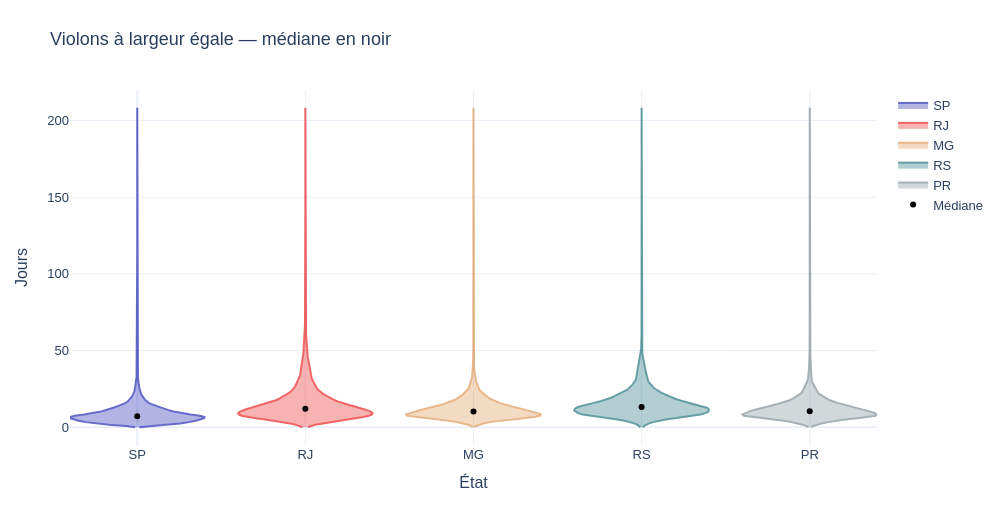

This figure's notebook cell:
### Markdown cell above
### <b><div style='padding:15px;background-color:#d8dcd6;color:#030aa7;font-size:120%;text-align: left'>Plotly</div></b>

### Code cell
ID_GRAPHIQUE = '03_05'
BIBLIOTHEQUE = 'plotly'
fig=go.Figure()
for j,s in enumerate(etats):
    largeur=.4*densites[s]/densites[s].max();fig.add_trace(go.Scatter(x=np.r_[j-largeur,(j+largeur)[::-1]],y=np.r_[grille,grille[::-1]],fill='toself',mode='lines',name=s,line_color=palette[j],opacity=.6))
fig.add_trace(go.Scatter(x=list(range(len(etats))),y=[a.loc[a.state.eq(s),'delai_jours'].median() for s in etats],mode='markers',marker_color='black',name='Médiane'))
fig.update_xaxes(tickvals=list(range(len(etats))),ticktext=etats,title='État');fig.update_yaxes(title='Jours')
montrer_plotly(fig,'Violons à largeur égale — médiane en noir')

### Figure 1 — Plotly figure (JSON) as saved in the notebook; plotly's stock layout.template omitted (floating-point values rounded to 4 significant figures; data arrays with more than 128 entries replaced by an {"elided": "..."} marker saying what was removed)
{"data": [{"fill": "toself", "line": {"color": "#030aa7"}, "mode": "lines", "name": "SP", "opacity": 0.6, "type": "scatter", "x": {"elided": "500 float values"}, "y": {"elided": "500 float values"}}, {"fill": "toself", "line": {"color": "#e50000"}, "mode": "lines", "name": "RJ", "opacity": 0.6, "type": "scatter", "x": {"elided": "500 float values"}, "y": {"elided": "500 float values"}}, {"fill": "toself", "line": {"color": "#d8863b"}, "mode": "lines", "name": "MG", "opacity": 0.6, "type": "scatter", "x": {"elided": "500 float values"}, "y": {"elided": "500 float values"}}, {"fill": "toself", "line": {"color": "#005f6a"}, "mode": "lines", "name": "RS", "opacity": 0.6, "type": "scatter", "x": {"elided": "500 float values"}, "y": {"elided": "500 float values"}}, {"fill": "toself", "line": {"color": "#6b7c85"}, "mode": "lines", "name": "PR", "opacity": 0.6, "type": "scatter", "x": {"elided": "500 float values"}, "y": {"elided": "500 float values"}}, {"marker": {"color": "black"}, "mode": "markers", "name": "Médiane", "type": "scatter", "x": [0, 1, 2, 3, 4], "y": [7.21, 12.04, 10.31, 13.18, 10.43]}], "layout": {"font": {"family": "Arial", "size": 13}, "height": 520, "margin": {"b": 75, "l": 70, "r": 45, "t": 90}, "title": {"text": "Violons à largeur égale — médiane en noir"}, "width": 1000, "xaxis": {"ticktext": ["SP", "RJ", "MG", "RS", "PR"], "tickvals": [0, 1, 2, 3, 4], "title": {"text": "État"}}, "yaxis": {"title": {"text": "Jours"}}}}
